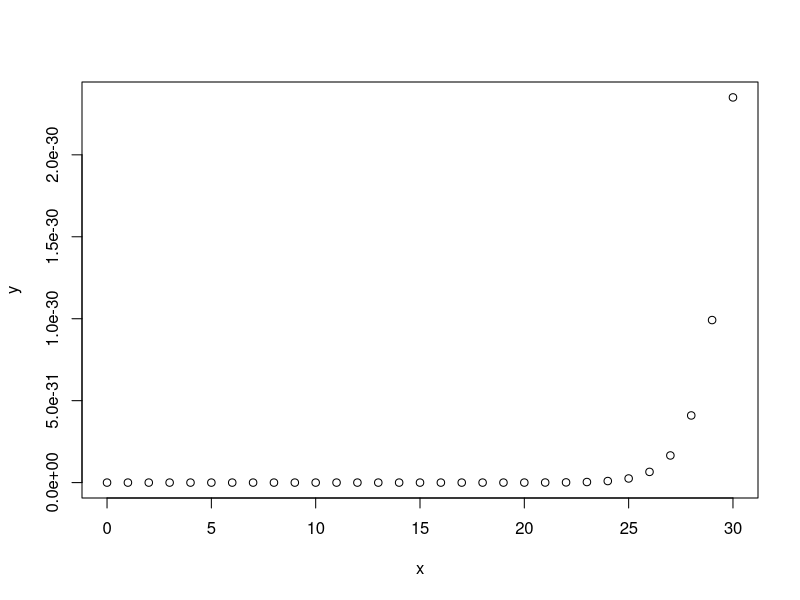
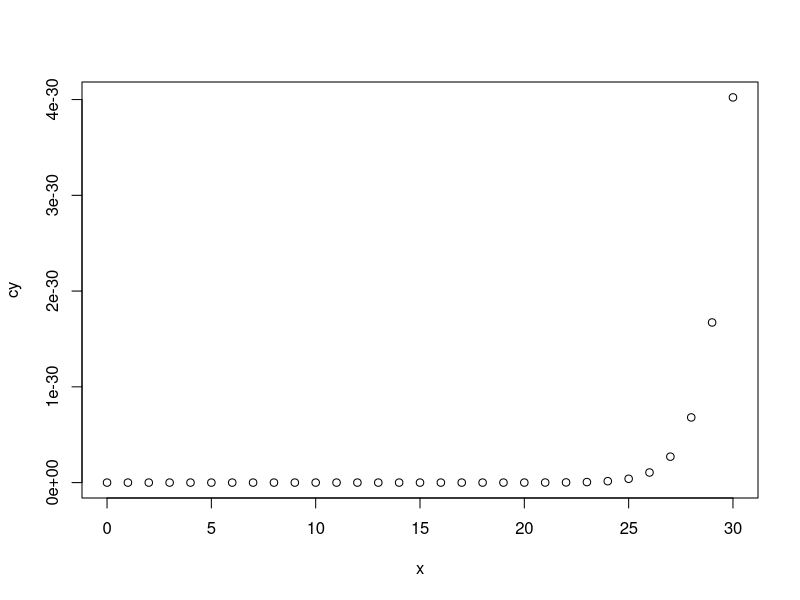

Reproduce these figures in R, in order.
dnbinom(5, size = 7, prob = 0.5)

x <- seq(0, 30, by = 1)
# Create the Negative Binomial distribution.
y <- dnbinom(x, 50, 0.1)
# Give the chart file a name.
png(file = "./praktikum4/plots/dnbinom.png")
# Plot the graph for this sample.
plot(x, y)
# Save the file.
dev.off()

x <- seq(0, 30, by = 1)
# Create the negative binomial distribution.
cy <- pnbinom(x, 50, 0.1)
# Give the chart file a name.
png(file = "./praktikum4/plots/pnbinom.png")
# Plot the graph for this sample.
plot(x, cy)
# Save the file.
dev.off()
